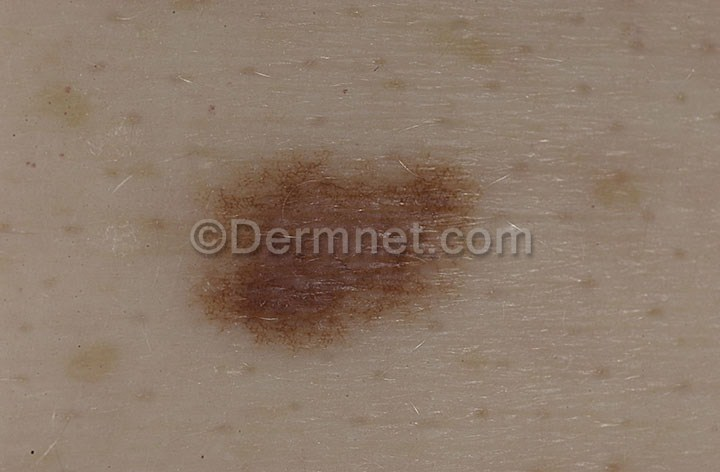
#> input picture backend/python_skin_analysis_api/test_image.jpeg, 720 x 472 px
$ python -i skin_vision_model.py   (imports and definitions only)
#> lines starting #> are read from the running program, lines starting #| are printed output that depends on the picture
import os
import sys
import json
import numpy as np
import cv2
import tensorflow as tf
from tensorflow.keras.applications.vgg16 import VGG16, preprocess_input
from tensorflow.keras.layers import Dense, Flatten, Dropout
from tensorflow.keras.models import Model
import logging
import time

# Set up logging
# [1 line not run here, left out]
logger = logging.getLogger(__name__)

# Constants
IMAGE_SIZE = (224, 224)
MODEL_PATH = os.path.join(os.path.dirname(__file__), 'models', 'skin_vision_model.h5')

# Enhanced classes for prediction with more skin conditions
CONDITION_CLASSES = {
    'benign': [
        'Benign Nevus',
        'Seborrheic Keratosis',
        'Dermatofibroma',
        'Solar Lentigo'
    ],
    'malignant': [
        'Melanoma',
        'Basal Cell Carcinoma',
        'Squamous Cell Carcinoma'
    ]
}

# Descriptions for each condition
CONDITION_DESCRIPTIONS = {
    'Benign Nevus': 'A common type of mole that is harmless and not cancerous.',
    'Seborrheic Keratosis': 'A common benign skin growth that appears as a waxy, scaly, slightly raised growth.',
    'Dermatofibroma': 'A common benign skin nodule that often appears on the arms or legs.',
    'Solar Lentigo': 'A harmless patch of darkened skin caused by exposure to UV light.',
    'Melanoma': 'A serious form of skin cancer that begins in cells known as melanocytes.',
    'Basal Cell Carcinoma': 'The most common type of skin cancer that rarely spreads but can be locally destructive.',
    'Squamous Cell Carcinoma': 'The second most common form of skin cancer that can spread if not treated.'
}

# Recommended actions for each category
RECOMMENDED_ACTIONS = {
    'benign': [
        'Monitor for changes in size, shape, or color',
        'Apply sunscreen regularly',
        'Schedule a routine skin check within 6-12 months'
    ],
    'malignant': [
        'Consult with a dermatologist as soon as possible',
        'Avoid sun exposure to the area',
        'Do not scratch or irritate the area',
        'Take clear photos to document any changes'
    ]
}

# [88 lines left out: functions create_model, analyze_image_features, not called in this run]

def preprocess_image(image_path):
    """Preprocess an image for the VGG16 model and return both processed and original image"""
    try:
        # Read and resize image
        img = cv2.imread(image_path)
#> img is the input picture: shape (472, 720, 3); mean B, G, R 106.3, 121.8, 141
        if img is None:
            raise ValueError(f"Could not read image at {image_path}")

        # Store original image (RGB format for feature extraction)
        original_img = cv2.cvtColor(img, cv2.COLOR_BGR2RGB)

        # Resize for model input
        resized_img = cv2.resize(img, IMAGE_SIZE)
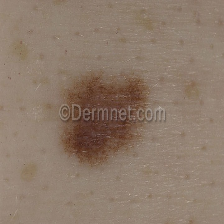
#> resized_img: shape (224, 224, 3); mean B, G, R 106.2, 121.7, 140.9

        # Convert BGR to RGB (OpenCV uses BGR by default)
        resized_rgb = cv2.cvtColor(resized_img, cv2.COLOR_BGR2RGB)

        # Expand dimensions and preprocess for VGG16
        model_input = np.expand_dims(resized_rgb, axis=0)
#> (the run stopped early here; a loop or call above may not have finished)
